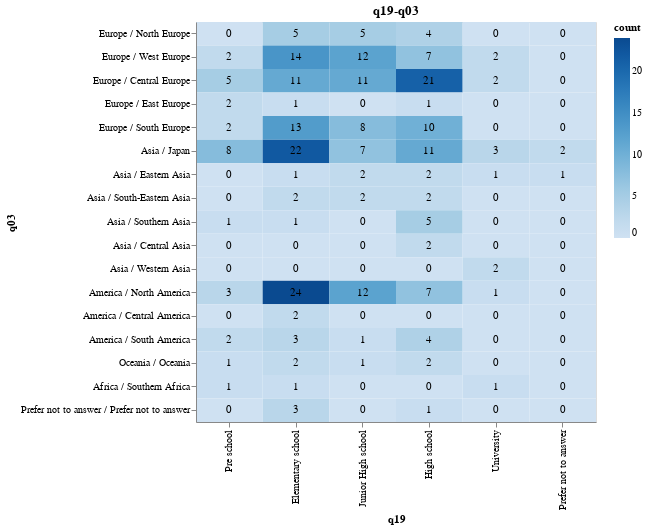
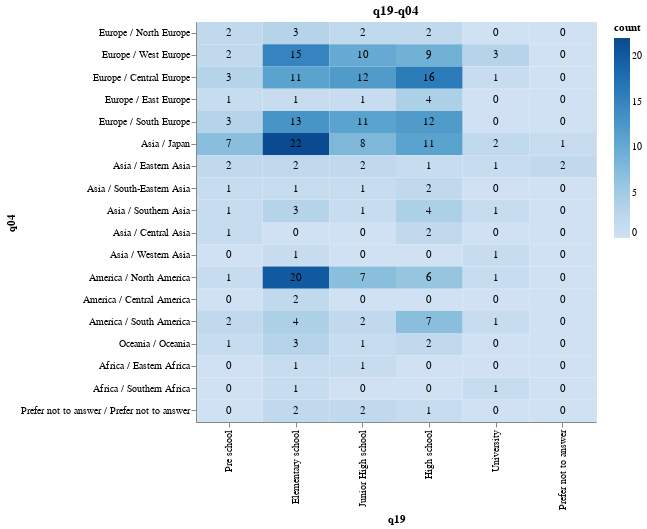
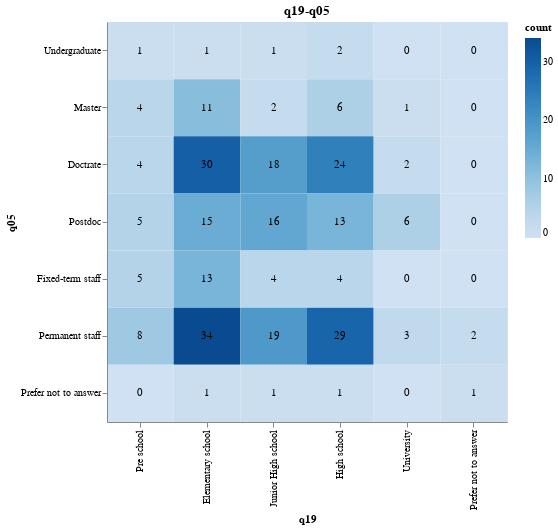
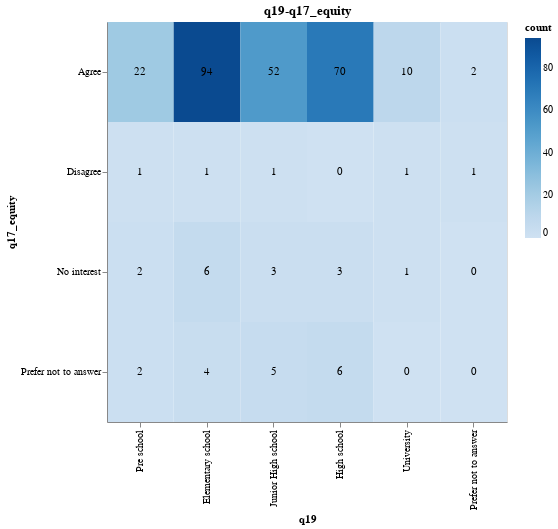

The notebook cell saved with these charts, in order:
### Code cell
for name, hm in heatmaps.items():
    if name in list(p005.questions):
        hm.properties(
            title=name,
            width=400,
            height=400,
        ).display()

### Figure 1 — Vega-Lite specification as saved in the notebook (floating-point values rounded to 4 significant figures)
{"config": {"view": {"continuousWidth": 300, "continuousHeight": 300}}, "layer": [{"mark": {"type": "rect"}, "encoding": {"color": {"field": "count", "scale": {"scheme": "blues"}, "type": "quantitative"}, "x": {"field": "q19", "sort": ["Pre school", "Elementary school", "Junior High school", "High school", "University", "Prefer not to answer"], "type": "ordinal"}, "y": {"field": "q03", "sort": ["Europe / North Europe", "Europe / West Europe", "Europe / Central Europe", "Europe / East Europe", "Europe / South Europe", "Asia / Japan", "Asia / Eastern Asia", "Asia / South-Eastern Asia", "Asia / Southern Asia", "Asia / Central Asia", "Asia / Western Asia", "America / North America", "America / Central America", "America / South America", "Oceania / Oceania", "Africa / Northern Africa", "Africa / Western Africa", "Africa / Middle Africa", "Africa / Eastern Africa", "Africa / Southern Africa", "Prefer not to answer / Prefer not to answer"], "type": "ordinal"}}}, {"mark": {"type": "text"}, "encoding": {"text": {"field": "count", "type": "quantitative"}, "x": {"field": "q19", "sort": ["Pre school", "Elementary school", "Junior High school", "High school", "University", "Prefer not to answer"], "type": "ordinal"}, "y": {"field": "q03", "sort": ["Europe / North Europe", "Europe / West Europe", "Europe / Central Europe", "Europe / East Europe", "Europe / South Europe", "Asia / Japan", "Asia / Eastern Asia", "Asia / South-Eastern Asia", "Asia / Southern Asia", "Asia / Central Asia", "Asia / Western Asia", "America / North America", "America / Central America", "America / South America", "Oceania / Oceania", "Africa / Northern Africa", "Africa / Western Africa", "Africa / Middle Africa", "Africa / Eastern Africa", "Africa / Southern Africa", "Prefer not to answer / Prefer not to answer"], "type": "ordinal"}}}], "data": {"name": "data-5408a4d215ad3f33b02f39cb29153e5f"}, "height": 400, "title": "q19-q03", "width": 400, "$schema": "https://vega.github.io/schema/vega-lite/v5.8.0.json", "datasets": {"data-5408a4d215ad3f33b02f39cb29153e5f": [{"q19": "Pre school", "q03": "Europe / North Europe", "count": 0}, {"q19": "Elementary school", "q03": "Europe / North Europe", "count": 5}, {"q19": "Junior High school", "q03": "Europe / North Europe", "count": 5}, {"q19": "High school", "q03": "Europe / North Europe", "count": 4}, {"q19": "University", "q03": "Europe / North Europe", "count": 0}, {"q19": "Prefer not to answer", "q03": "Europe / North Europe", "count": 0}, {"q19": "Pre school", "q03": "Europe / West Europe", "count": 2}, {"q19": "Elementary school", "q03": "Europe / West Europe", "count": 14}, {"q19": "Junior High school", "q03": "Europe / West Europe", "count": 12}, {"q19": "High school", "q03": "Europe / West Europe", "count": 7}, {"q19": "University", "q03": "Europe / West Europe", "count": 2}, {"q19": "Prefer not to answer", "q03": "Europe / West Europe", "count": 0}, {"q19": "Pre school", "q03": "Europe / Central Europe", "count": 5}, {"q19": "Elementary school", "q03": "Europe / Central Europe", "count": 11}, {"q19": "Junior High school", "q03": "Europe / Central Europe", "count": 11}, {"q19": "High school", "q03": "Europe / Central Europe", "count": 21}, {"q19": "University", "q03": "Europe / Central Europe", "count": 2}, {"q19": "Prefer not to answer", "q03": "Europe / Central Europe", "count": 0}, {"q19": "Pre school", "q03": "Europe / East Europe", "count": 2}, {"q19": "Elementary school", "q03": "Europe / East Europe", "count": 1}, {"q19": "Junior High school", "q03": "Europe / East Europe", "count": 0}, {"q19": "High school", "q03": "Europe / East Europe", "count": 1}, {"q19": "University", "q03": "Europe / East Europe", "count": 0}, {"q19": "Prefer not to answer", "q03": "Europe / East Europe", "count": 0}, {"q19": "Pre school", "q03": "Europe / South Europe", "count": 2}, {"q19": "Elementary school", "q03": "Europe / South Europe", "count": 13}, {"q19": "Junior High school", "q03": "Europe / South Europe", "count": 8}, {"q19": "High school", "q03": "Europe / South Europe", "count": 10}, {"q19": "University", "q03": "Europe / South Europe", "count": 0}, {"q19": "Prefer not to answer", "q03": "Europe / South Europe", "count": 0}, {"q19": "Pre school", "q03": "Asia / Japan", "count": 8}, {"q19": "Elementary school", "q03": "Asia / Japan", "count": 22}, {"q19": "Junior High school", "q03": "Asia / Japan", "count": 7}, {"q19": "High school", "q03": "Asia / Japan", "count": 11}, {"q19": "University", "q03": "Asia / Japan", "count": 3}, {"q19": "Prefer not to answer", "q03": "Asia / Japan", "count": 2}, {"q19": "Pre school", "q03": "Asia / Eastern Asia", "count": 0}, {"q19": "Elementary school", "q03": "Asia / Eastern Asia", "count": 1}, {"q19": "Junior High school", "q03": "Asia / Eastern Asia", "count": 2}, {"q19": "High school", "q03": "Asia / Eastern Asia", "count": 2}, {"q19": "University", "q03": "Asia / Eastern Asia", "count": 1}, {"q19": "Prefer not to answer", "q03": "Asia / Eastern Asia", "count": 1}, {"q19": "Pre school", "q03": "Asia / South-Eastern Asia", "count": 0}, {"q19": "Elementary school", "q03": "Asia / South-Eastern Asia", "count": 2}, {"q19": "Junior High school", "q03": "Asia / South-Eastern Asia", "count": 2}, {"q19": "High school", "q03": "Asia / South-Eastern Asia", "count": 2}, {"q19": "University", "q03": "Asia / South-Eastern Asia", "count": 0}, {"q19": "Prefer not to answer", "q03": "Asia / South-Eastern Asia", "count": 0}, {"q19": "Pre school", "q03": "Asia / Southern Asia", "count": 1}, {"q19": "Elementary school", "q03": "Asia / Southern Asia", "count": 1}, {"q19": "Junior High school", "q03": "Asia / Southern Asia", "count": 0}, {"q19": "High school", "q03": "Asia / Southern Asia", "count": 5}, {"q19": "University", "q03": "Asia / Southern Asia", "count": 0}, {"q19": "Prefer not to answer", "q03": "Asia / Southern Asia", "count": 0}, {"q19": "Pre school", "q03": "Asia / Central Asia", "count": 0}, {"q19": "Elementary school", "q03": "Asia / Central Asia", "count": 0}, {"q19": "Junior High school", "q03": "Asia / Central Asia", "count": 0}, {"q19": "High school", "q03": "Asia / Central Asia", "count": 2}, {"q19": "University", "q03": "Asia / Central Asia", "count": 0}, {"q19": "Prefer not to answer", "q03": "Asia / Central Asia", "count": 0}, {"q19": "Pre school", "q03": "Asia / Western Asia", "count": 0}, {"q19": "Elementary school", "q03": "Asia / Western Asia", "count": 0}, {"q19": "Junior High school", "q03": "Asia / Western Asia", "count": 0}, {"q19": "High school", "q03": "Asia / Western Asia", "count": 0}, {"q19": "University", "q03": "Asia / Western Asia", "count": 2}, {"q19": "Prefer not to answer", "q03": "Asia / Western Asia", "count": 0}, {"q19": "Pre school", "q03": "America / North America", "count": 3}, {"q19": "Elementary school", "q03": "America / North America", "count": 24}, {"q19": "Junior High school", "q03": "America / North America", "count": 12}, {"q19": "High school", "q03": "America / North America", "count": 7}, {"q19": "University", "q03": "America / North America", "count": 1}, {"q19": "Prefer not to answer", "q03": "America / North America", "count": 0}, {"q19": "Pre school", "q03": "America / Central America", "count": 0}, {"q19": "Elementary school", "q03": "America / Central America", "count": 2}, {"q19": "Junior High school", "q03": "America / Central America", "count": 0}, {"q19": "High school", "q03": "America / Central America", "count": 0}, {"q19": "University", "q03": "America / Central America", "count": 0}, {"q19": "Prefer not to answer", "q03": "America / Central America", "count": 0}, {"q19": "Pre school", "q03": "America / South America", "count": 2}, {"q19": "Elementary school", "q03": "America / South America", "count": 3}, {"q19": "Junior High school", "q03": "America / South America", "count": 1}, {"q19": "High school", "q03": "America / South America", "count": 4}, {"q19": "University", "q03": "America / South America", "count": 0}, {"q19": "Prefer not to answer", "q03": "America / South America", "count": 0}, {"q19": "Pre school", "q03": "Oceania / Oceania", "count": 1}, {"q19": "Elementary school", "q03": "Oceania / Oceania", "count": 2}, {"q19": "Junior High school", "q03": "Oceania / Oceania", "count": 1}, {"q19": "High school", "q03": "Oceania / Oceania", "count": 2}, {"q19": "University", "q03": "Oceania / Oceania", "count": 0}, {"q19": "Prefer not to answer", "q03": "Oceania / Oceania", "count": 0}, {"q19": "Pre school", "q03": "Africa / Southern Africa", "count": 1}, {"q19": "Elementary school", "q03": "Africa / Southern Africa", "count": 1}, {"q19": "Junior High school", "q03": "Africa / Southern Africa", "count": 0}, {"q19": "High school", "q03": "Africa / Southern Africa", "count": 0}, {"q19": "University", "q03": "Africa / Southern Africa", "count": 1}, {"q19": "Prefer not to answer", "q03": "Africa / Southern Africa", "count": 0}, {"q19": "Pre school", "q03": "Prefer not to answer / Prefer not to answer", "count": 0}, {"q19": "Elementary school", "q03": "Prefer not to answer / Prefer not to answer", "count": 3}, {"q19": "Junior High school", "q03": "Prefer not to answer / Prefer not to answer", "count": 0}, {"q19": "High school", "q03": "Prefer not to answer / Prefer not to answer", "count": 1}, {"q19": "University", "q03": "Prefer not to answer / Prefer not to answer", "count": 0}, {"q19": "Prefer not to answer", "q03": "Prefer not to answer / Prefer not to answer", "count": 0}]}}

### Figure 2 — Vega-Lite specification as saved in the notebook (floating-point values rounded to 4 significant figures)
{"config": {"view": {"continuousWidth": 300, "continuousHeight": 300}}, "layer": [{"mark": {"type": "rect"}, "encoding": {"color": {"field": "count", "scale": {"scheme": "blues"}, "type": "quantitative"}, "x": {"field": "q19", "sort": ["Pre school", "Elementary school", "Junior High school", "High school", "University", "Prefer not to answer"], "type": "ordinal"}, "y": {"field": "q04", "sort": ["Europe / North Europe", "Europe / West Europe", "Europe / Central Europe", "Europe / East Europe", "Europe / South Europe", "Asia / Japan", "Asia / Eastern Asia", "Asia / South-Eastern Asia", "Asia / Southern Asia", "Asia / Central Asia", "Asia / Western Asia", "America / North America", "America / Central America", "America / South America", "Oceania / Oceania", "Africa / Northern Africa", "Africa / Western Africa", "Africa / Middle Africa", "Africa / Eastern Africa", "Africa / Southern Africa", "Prefer not to answer / Prefer not to answer"], "type": "ordinal"}}}, {"mark": {"type": "text"}, "encoding": {"text": {"field": "count", "type": "quantitative"}, "x": {"field": "q19", "sort": ["Pre school", "Elementary school", "Junior High school", "High school", "University", "Prefer not to answer"], "type": "ordinal"}, "y": {"field": "q04", "sort": ["Europe / North Europe", "Europe / West Europe", "Europe / Central Europe", "Europe / East Europe", "Europe / South Europe", "Asia / Japan", "Asia / Eastern Asia", "Asia / South-Eastern Asia", "Asia / Southern Asia", "Asia / Central Asia", "Asia / Western Asia", "America / North America", "America / Central America", "America / South America", "Oceania / Oceania", "Africa / Northern Africa", "Africa / Western Africa", "Africa / Middle Africa", "Africa / Eastern Africa", "Africa / Southern Africa", "Prefer not to answer / Prefer not to answer"], "type": "ordinal"}}}], "data": {"name": "data-de0f69c4045d77836cc290199e8c9588"}, "height": 400, "title": "q19-q04", "width": 400, "$schema": "https://vega.github.io/schema/vega-lite/v5.8.0.json", "datasets": {"data-de0f69c4045d77836cc290199e8c9588": [{"q19": "Pre school", "q04": "Europe / North Europe", "count": 2}, {"q19": "Elementary school", "q04": "Europe / North Europe", "count": 3}, {"q19": "Junior High school", "q04": "Europe / North Europe", "count": 2}, {"q19": "High school", "q04": "Europe / North Europe", "count": 2}, {"q19": "University", "q04": "Europe / North Europe", "count": 0}, {"q19": "Prefer not to answer", "q04": "Europe / North Europe", "count": 0}, {"q19": "Pre school", "q04": "Europe / West Europe", "count": 2}, {"q19": "Elementary school", "q04": "Europe / West Europe", "count": 15}, {"q19": "Junior High school", "q04": "Europe / West Europe", "count": 10}, {"q19": "High school", "q04": "Europe / West Europe", "count": 9}, {"q19": "University", "q04": "Europe / West Europe", "count": 3}, {"q19": "Prefer not to answer", "q04": "Europe / West Europe", "count": 0}, {"q19": "Pre school", "q04": "Europe / Central Europe", "count": 3}, {"q19": "Elementary school", "q04": "Europe / Central Europe", "count": 11}, {"q19": "Junior High school", "q04": "Europe / Central Europe", "count": 12}, {"q19": "High school", "q04": "Europe / Central Europe", "count": 16}, {"q19": "University", "q04": "Europe / Central Europe", "count": 1}, {"q19": "Prefer not to answer", "q04": "Europe / Central Europe", "count": 0}, {"q19": "Pre school", "q04": "Europe / East Europe", "count": 1}, {"q19": "Elementary school", "q04": "Europe / East Europe", "count": 1}, {"q19": "Junior High school", "q04": "Europe / East Europe", "count": 1}, {"q19": "High school", "q04": "Europe / East Europe", "count": 4}, {"q19": "University", "q04": "Europe / East Europe", "count": 0}, {"q19": "Prefer not to answer", "q04": "Europe / East Europe", "count": 0}, {"q19": "Pre school", "q04": "Europe / South Europe", "count": 3}, {"q19": "Elementary school", "q04": "Europe / South Europe", "count": 13}, {"q19": "Junior High school", "q04": "Europe / South Europe", "count": 11}, {"q19": "High school", "q04": "Europe / South Europe", "count": 12}, {"q19": "University", "q04": "Europe / South Europe", "count": 0}, {"q19": "Prefer not to answer", "q04": "Europe / South Europe", "count": 0}, {"q19": "Pre school", "q04": "Asia / Japan", "count": 7}, {"q19": "Elementary school", "q04": "Asia / Japan", "count": 22}, {"q19": "Junior High school", "q04": "Asia / Japan", "count": 8}, {"q19": "High school", "q04": "Asia / Japan", "count": 11}, {"q19": "University", "q04": "Asia / Japan", "count": 2}, {"q19": "Prefer not to answer", "q04": "Asia / Japan", "count": 1}, {"q19": "Pre school", "q04": "Asia / Eastern Asia", "count": 2}, {"q19": "Elementary school", "q04": "Asia / Eastern Asia", "count": 2}, {"q19": "Junior High school", "q04": "Asia / Eastern Asia", "count": 2}, {"q19": "High school", "q04": "Asia / Eastern Asia", "count": 1}, {"q19": "University", "q04": "Asia / Eastern Asia", "count": 1}, {"q19": "Prefer not to answer", "q04": "Asia / Eastern Asia", "count": 2}, {"q19": "Pre school", "q04": "Asia / South-Eastern Asia", "count": 1}, {"q19": "Elementary school", "q04": "Asia / South-Eastern Asia", "count": 1}, {"q19": "Junior High school", "q04": "Asia / South-Eastern Asia", "count": 1}, {"q19": "High school", "q04": "Asia / South-Eastern Asia", "count": 2}, {"q19": "University", "q04": "Asia / South-Eastern Asia", "count": 0}, {"q19": "Prefer not to answer", "q04": "Asia / South-Eastern Asia", "count": 0}, {"q19": "Pre school", "q04": "Asia / Southern Asia", "count": 1}, {"q19": "Elementary school", "q04": "Asia / Southern Asia", "count": 3}, {"q19": "Junior High school", "q04": "Asia / Southern Asia", "count": 1}, {"q19": "High school", "q04": "Asia / Southern Asia", "count": 4}, {"q19": "University", "q04": "Asia / Southern Asia", "count": 1}, {"q19": "Prefer not to answer", "q04": "Asia / Southern Asia", "count": 0}, {"q19": "Pre school", "q04": "Asia / Central Asia", "count": 1}, {"q19": "Elementary school", "q04": "Asia / Central Asia", "count": 0}, {"q19": "Junior High school", "q04": "Asia / Central Asia", "count": 0}, {"q19": "High school", "q04": "Asia / Central Asia", "count": 2}, {"q19": "University", "q04": "Asia / Central Asia", "count": 0}, {"q19": "Prefer not to answer", "q04": "Asia / Central Asia", "count": 0}, {"q19": "Pre school", "q04": "Asia / Western Asia", "count": 0}, {"q19": "Elementary school", "q04": "Asia / Western Asia", "count": 1}, {"q19": "Junior High school", "q04": "Asia / Western Asia", "count": 0}, {"q19": "High school", "q04": "Asia / Western Asia", "count": 0}, {"q19": "University", "q04": "Asia / Western Asia", "count": 1}, {"q19": "Prefer not to answer", "q04": "Asia / Western Asia", "count": 0}, {"q19": "Pre school", "q04": "America / North America", "count": 1}, {"q19": "Elementary school", "q04": "America / North America", "count": 20}, {"q19": "Junior High school", "q04": "America / North America", "count": 7}, {"q19": "High school", "q04": "America / North America", "count": 6}, {"q19": "University", "q04": "America / North America", "count": 1}, {"q19": "Prefer not to answer", "q04": "America / North America", "count": 0}, {"q19": "Pre school", "q04": "America / Central America", "count": 0}, {"q19": "Elementary school", "q04": "America / Central America", "count": 2}, {"q19": "Junior High school", "q04": "America / Central America", "count": 0}, {"q19": "High school", "q04": "America / Central America", "count": 0}, {"q19": "University", "q04": "America / Central America", "count": 0}, {"q19": "Prefer not to answer", "q04": "America / Central America", "count": 0}, {"q19": "Pre school", "q04": "America / South America", "count": 2}, {"q19": "Elementary school", "q04": "America / South America", "count": 4}, {"q19": "Junior High school", "q04": "America / South America", "count": 2}, {"q19": "High school", "q04": "America / South America", "count": 7}, {"q19": "University", "q04": "America / South America", "count": 1}, {"q19": "Prefer not to answer", "q04": "America / South America", "count": 0}, {"q19": "Pre school", "q04": "Oceania / Oceania", "count": 1}, {"q19": "Elementary school", "q04": "Oceania / Oceania", "count": 3}, {"q19": "Junior High school", "q04": "Oceania / Oceania", "count": 1}, {"q19": "High school", "q04": "Oceania / Oceania", "count": 2}, {"q19": "University", "q04": "Oceania / Oceania", "count": 0}, {"q19": "Prefer not to answer", "q04": "Oceania / Oceania", "count": 0}, {"q19": "Pre school", "q04": "Africa / Eastern Africa", "count": 0}, {"q19": "Elementary school", "q04": "Africa / Eastern Africa", "count": 1}, {"q19": "Junior High school", "q04": "Africa / Eastern Africa", "count": 1}, {"q19": "High school", "q04": "Africa / Eastern Africa", "count": 0}, {"q19": "University", "q04": "Africa / Eastern Africa", "count": 0}, {"q19": "Prefer not to answer", "q04": "Africa / Eastern Africa", "count": 0}, {"q19": "Pre school", "q04": "Africa / Southern Africa", "count": 0}, {"q19": "Elementary school", "q04": "Africa / Southern Africa", "count": 1}, {"q19": "Junior High school", "q04": "Africa / Southern Africa", "count": 0}, {"q19": "High school", "q04": "Africa / Southern Africa", "count": 0}, {"q19": "University", "q04": "Africa / Southern Africa", "count": 1}, {"q19": "Prefer not to answer", "q04": "Africa / Southern Africa", "count": 0}, {"q19": "Pre school", "q04": "Prefer not to answer / Prefer not to answer", "count": 0}, {"q19": "Elementary school", "q04": "Prefer not to answer / Prefer not to answer", "count": 2}, {"q19": "Junior High school", "q04": "Prefer not to answer / Prefer not to answer", "count": 2}, {"q19": "High school", "q04": "Prefer not to answer / Prefer not to answer", "count": 1}, {"q19": "University", "q04": "Prefer not to answer / Prefer not to answer", "count": 0}, {"q19": "Prefer not to answer", "q04": "Prefer not to answer / Prefer not to answer", "count": 0}]}}

### Figure 3 — Vega-Lite specification as saved in the notebook (floating-point values rounded to 4 significant figures)
{"config": {"view": {"continuousWidth": 300, "continuousHeight": 300}}, "layer": [{"mark": {"type": "rect"}, "encoding": {"color": {"field": "count", "scale": {"scheme": "blues"}, "type": "quantitative"}, "x": {"field": "q19", "sort": ["Pre school", "Elementary school", "Junior High school", "High school", "University", "Prefer not to answer"], "type": "ordinal"}, "y": {"field": "q05", "sort": ["Undergraduate", "Master", "Doctrate", "Postdoc", "Fixed-term staff", "Permanent staff", "Prefer not to answer"], "type": "ordinal"}}}, {"mark": {"type": "text"}, "encoding": {"text": {"field": "count", "type": "quantitative"}, "x": {"field": "q19", "sort": ["Pre school", "Elementary school", "Junior High school", "High school", "University", "Prefer not to answer"], "type": "ordinal"}, "y": {"field": "q05", "sort": ["Undergraduate", "Master", "Doctrate", "Postdoc", "Fixed-term staff", "Permanent staff", "Prefer not to answer"], "type": "ordinal"}}}], "data": {"name": "data-00da618f17207931e4cef24f5e3247ef"}, "height": 400, "title": "q19-q05", "width": 400, "$schema": "https://vega.github.io/schema/vega-lite/v5.8.0.json", "datasets": {"data-00da618f17207931e4cef24f5e3247ef": [{"q19": "Pre school", "q05": "Undergraduate", "count": 1}, {"q19": "Elementary school", "q05": "Undergraduate", "count": 1}, {"q19": "Junior High school", "q05": "Undergraduate", "count": 1}, {"q19": "High school", "q05": "Undergraduate", "count": 2}, {"q19": "University", "q05": "Undergraduate", "count": 0}, {"q19": "Prefer not to answer", "q05": "Undergraduate", "count": 0}, {"q19": "Pre school", "q05": "Master", "count": 4}, {"q19": "Elementary school", "q05": "Master", "count": 11}, {"q19": "Junior High school", "q05": "Master", "count": 2}, {"q19": "High school", "q05": "Master", "count": 6}, {"q19": "University", "q05": "Master", "count": 1}, {"q19": "Prefer not to answer", "q05": "Master", "count": 0}, {"q19": "Pre school", "q05": "Doctrate", "count": 4}, {"q19": "Elementary school", "q05": "Doctrate", "count": 30}, {"q19": "Junior High school", "q05": "Doctrate", "count": 18}, {"q19": "High school", "q05": "Doctrate", "count": 24}, {"q19": "University", "q05": "Doctrate", "count": 2}, {"q19": "Prefer not to answer", "q05": "Doctrate", "count": 0}, {"q19": "Pre school", "q05": "Postdoc", "count": 5}, {"q19": "Elementary school", "q05": "Postdoc", "count": 15}, {"q19": "Junior High school", "q05": "Postdoc", "count": 16}, {"q19": "High school", "q05": "Postdoc", "count": 13}, {"q19": "University", "q05": "Postdoc", "count": 6}, {"q19": "Prefer not to answer", "q05": "Postdoc", "count": 0}, {"q19": "Pre school", "q05": "Fixed-term staff", "count": 5}, {"q19": "Elementary school", "q05": "Fixed-term staff", "count": 13}, {"q19": "Junior High school", "q05": "Fixed-term staff", "count": 4}, {"q19": "High school", "q05": "Fixed-term staff", "count": 4}, {"q19": "University", "q05": "Fixed-term staff", "count": 0}, {"q19": "Prefer not to answer", "q05": "Fixed-term staff", "count": 0}, {"q19": "Pre school", "q05": "Permanent staff", "count": 8}, {"q19": "Elementary school", "q05": "Permanent staff", "count": 34}, {"q19": "Junior High school", "q05": "Permanent staff", "count": 19}, {"q19": "High school", "q05": "Permanent staff", "count": 29}, {"q19": "University", "q05": "Permanent staff", "count": 3}, {"q19": "Prefer not to answer", "q05": "Permanent staff", "count": 2}, {"q19": "Pre school", "q05": "Prefer not to answer", "count": 0}, {"q19": "Elementary school", "q05": "Prefer not to answer", "count": 1}, {"q19": "Junior High school", "q05": "Prefer not to answer", "count": 1}, {"q19": "High school", "q05": "Prefer not to answer", "count": 1}, {"q19": "University", "q05": "Prefer not to answer", "count": 0}, {"q19": "Prefer not to answer", "q05": "Prefer not to answer", "count": 1}]}}

### Figure 4 — Vega-Lite specification as saved in the notebook (floating-point values rounded to 4 significant figures)
{"config": {"view": {"continuousWidth": 300, "continuousHeight": 300}}, "layer": [{"mark": {"type": "rect"}, "encoding": {"color": {"field": "count", "scale": {"scheme": "blues"}, "type": "quantitative"}, "x": {"field": "q19", "sort": ["Pre school", "Elementary school", "Junior High school", "High school", "University", "Prefer not to answer"], "type": "ordinal"}, "y": {"field": "q17_equity", "sort": ["Agree", "Disagree", "No interest", "Prefer not to answer"], "type": "ordinal"}}}, {"mark": {"type": "text"}, "encoding": {"text": {"field": "count", "type": "quantitative"}, "x": {"field": "q19", "sort": ["Pre school", "Elementary school", "Junior High school", "High school", "University", "Prefer not to answer"], "type": "ordinal"}, "y": {"field": "q17_equity", "sort": ["Agree", "Disagree", "No interest", "Prefer not to answer"], "type": "ordinal"}}}], "data": {"name": "data-dd5aa27f441406b6a8d5483956aba8ba"}, "height": 400, "title": "q19-q17_equity", "width": 400, "$schema": "https://vega.github.io/schema/vega-lite/v5.8.0.json", "datasets": {"data-dd5aa27f441406b6a8d5483956aba8ba": [{"q19": "Pre school", "q17_equity": "Agree", "count": 22}, {"q19": "Elementary school", "q17_equity": "Agree", "count": 94}, {"q19": "Junior High school", "q17_equity": "Agree", "count": 52}, {"q19": "High school", "q17_equity": "Agree", "count": 70}, {"q19": "University", "q17_equity": "Agree", "count": 10}, {"q19": "Prefer not to answer", "q17_equity": "Agree", "count": 2}, {"q19": "Pre school", "q17_equity": "Disagree", "count": 1}, {"q19": "Elementary school", "q17_equity": "Disagree", "count": 1}, {"q19": "Junior High school", "q17_equity": "Disagree", "count": 1}, {"q19": "High school", "q17_equity": "Disagree", "count": 0}, {"q19": "University", "q17_equity": "Disagree", "count": 1}, {"q19": "Prefer not to answer", "q17_equity": "Disagree", "count": 1}, {"q19": "Pre school", "q17_equity": "No interest", "count": 2}, {"q19": "Elementary school", "q17_equity": "No interest", "count": 6}, {"q19": "Junior High school", "q17_equity": "No interest", "count": 3}, {"q19": "High school", "q17_equity": "No interest", "count": 3}, {"q19": "University", "q17_equity": "No interest", "count": 1}, {"q19": "Prefer not to answer", "q17_equity": "No interest", "count": 0}, {"q19": "Pre school", "q17_equity": "Prefer not to answer", "count": 2}, {"q19": "Elementary school", "q17_equity": "Prefer not to answer", "count": 4}, {"q19": "Junior High school", "q17_equity": "Prefer not to answer", "count": 5}, {"q19": "High school", "q17_equity": "Prefer not to answer", "count": 6}, {"q19": "University", "q17_equity": "Prefer not to answer", "count": 0}, {"q19": "Prefer not to answer", "q17_equity": "Prefer not to answer", "count": 0}]}}
